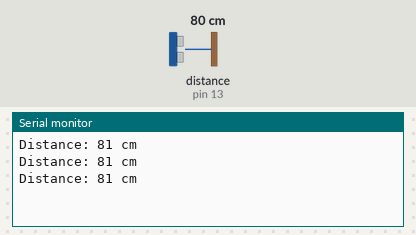
This sketch was run on a simulated Arduino Uno, built with avr-gcc and run on an emulated ATmega328P. On the bench: the last lines printed to the serial monitor. The inputs (shaded band) are chosen by the test bench; at power-on: distance to the obstacle (sensor on pin 13) 80 cm. The echo pulse lasts 58.3 µs per cm.

Above: at 1.3 s.
1.4 s: distance to the obstacle (sensor on pin 13) set to 2 cm
At 1.9 s:
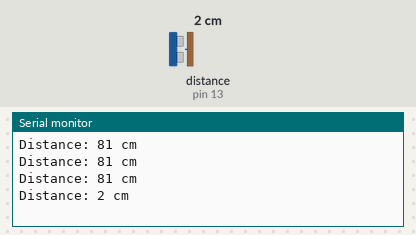
2.9 s: distance to the obstacle (sensor on pin 13) set to 4 cm
At 3.4 s:
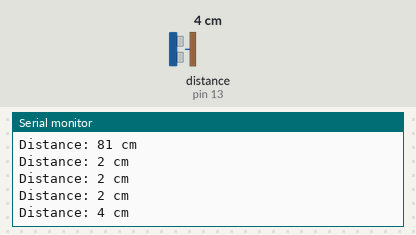
Timing chart, 0 to 5.9 s (numbered marks = the images above; inputs shaded):
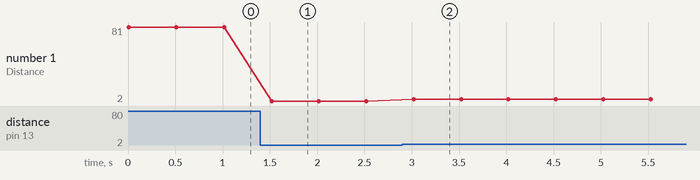

The sketch:

car_Ultrasonic_sensor_test.ino
```cpp
#include <NewPing.h>

// Define the pins for the ultrasonic sensor
const int trigPin = 12;
const int echoPin = 13;

// Initialize the ultrasonic sensor
NewPing sonar(trigPin, echoPin, 200);

void setup() {
  // Start serial communication
  Serial.begin(9600);
}

void loop() {
  // Get the distance in cm
  long distance = sonar.ping_cm();

  // Print the distance to the Serial Monitor
  Serial.print("Distance: ");
  Serial.print(distance);
  Serial.println(" cm");

  delay(500); // Wait for a moment before the next reading
}
```

Measured:
- after the input at 1.4 s, the serial monitor: prints a new line after 0.12 s (image 1)
- after the input at 2.9 s, the serial monitor: prints a new line after 0.12 s (image 2)
- plotted number 1: 81 → 2 after the input at 1.4 s, 2 → 4 after the input at 2.9 s
